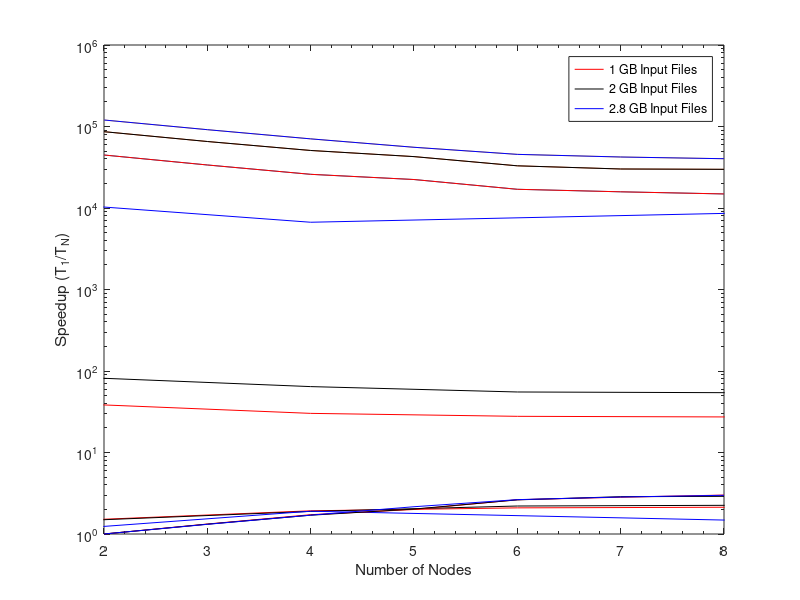

The MATLAB script that drew this image:
%% Map Reduce times per file size
%gb1 = [44.206261 24.344702 14.993695 13.794354 13.214474 20.539711 19.611258];
gb1 = [58.179223 38.344702 30.209526 27.794354 27.320309 34.539711 33.611258];
%           1      2         4           6         8                  16
%gb2 = [93.469804 51.395925 31.426143 29.283976 29.02236 37.409714 41.858639];
gb2 = [121.903450 81.395925 64.357541 55.283976 54.217165 61.409714 66.751160]

%gb2_8= [8234.86493 2106.017669 4120.272176 5987.08495];
gb2_8 = [12731.958691 6686.974704 8586.499522 10489.991414]
threadNum = [1 2 4 6 8 12 16];
threadNum1 = [1 4 8 16];
plot(threadNum, gb1, threadNum, gb2)
xlabel('Number of Threads')
ylabel('Time (s)')
legend('1 GB Input Files', '2 GB Input Files')

%% Map Reduce times per file size in a Log scale 
gb1Log = log10(gb1);
gb2Log = log10(gb2);
gb2_8Log = log10(gb2_8);
threadNum1 = [1 4 8 16];
loglog(threadNum, gb1, 'r')
hold on 
loglog(threadNum, gb2, 'k')
hold on 
loglog(threadNum1, gb2_8, 'b')
xlim([1 16])
xlabel('Number of Threads')
ylabel('Time (s)')
legend('1 GB Input Files', '2 GB Input Files', '2.8 GB Input Files')
set(gca,'XScale','linear','YScale','log')

% For this, once the graph has been made, change the x-axis to a linear
% scale
%% Map Reduce Speedup graphs

speedupFile1 = gb1(1) ./ gb1;
speedupFile2 = gb2(1) ./ gb2;
speedupFile3 = gb2_8(1) ./ gb2_8;

threadNum1 = [1 4 8 16];
plot(threadNum, speedupFile1, 'r')
hold on 
plot(threadNum, speedupFile2, 'k')
hold on 
plot(threadNum1, speedupFile3, 'b')
xlim([2 16])
xlabel('Number of Threads')
ylabel('Speedup (T_1/T_N)')
legend('1 GB Input Files', '2 GB Input Files', '2.8 GB Input Files')

%% Hybrid times per file size
gb1 = [44699.273660 33726.023210 25900.586940 22358.448720 16967.617330 15804.263070 14879.622630];
%           2      3         4           5         6           7        8
gb2 = [86398.547330 65452.046420 50801.173890 42716.897430 32935.234660 30108.526410 29821.245250];

gb2_8 = [120157.96630 91432.864980 70521.64344 55603.656410 45509.328520 42251.936590 40248.743350];
node_num = [2 3 4 5 6 7 8];
plot(node_num, gb1, node_num, gb2, node_num, gb2_8)
xlabel('Number of Nodes')
ylabel('Time (s)')
legend('1 GB Input Files', '2 GB Input Files', '2.8 GB Input Files')

%% Hybrid times per file size in a Log scale 
gb1Log = log10(gb1);
gb2Log = log10(gb2);
gb2_8Log = log10(gb2_8);
node_num1 = [2 3 4 5 6 7 8];
loglog(node_num, gb1, 'r')
hold on 
loglog(node_num, gb2, 'k')
hold on 
loglog(node_num1, gb2_8, 'b')
xlim([2 8])
xlabel('Number of Nodes')
ylabel('Time (s)')
legend('1 GB Input Files', '2 GB Input Files', '2.8 GB Input Files')
set(gca,'XScale','linear','YScale','log')

% For this, once the graph has been made, change the x-axis to a linear
% scale
%% Hybrid Speedup graphs

speedupFile1 = gb1(1) ./ gb1;
speedupFile2 = gb2(1) ./ gb2;
speedupFile3 = gb2_8(1) ./ gb2_8;

node_num1 = [2 3 4 5 6 7 8];
plot(node_num, speedupFile1, 'r')
hold on 
plot(node_num, speedupFile2, 'k')
hold on 
plot(node_num1, speedupFile3, 'b')
xlim([2 8])
xlabel('Number of Nodes')
ylabel('Speedup (T_1/T_N)')
legend('1 GB Input Files', '2 GB Input Files', '2.8 GB Input Files')